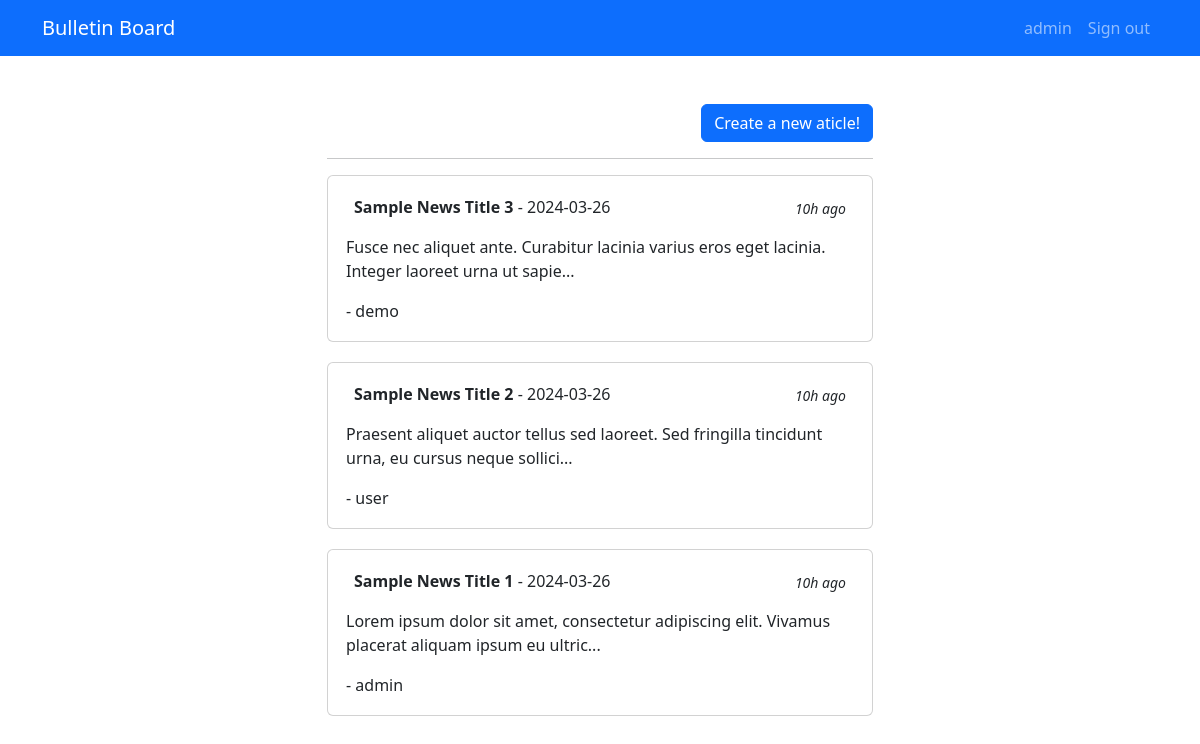
/dashboard.php (signed in), run on the app's committed database.
### tables this page shows
CREATE TABLE `news` (
  `id` int(10) NOT NULL AUTO_INCREMENT,
  `title` varchar(511) DEFAULT NULL,
  `body` mediumtext,
  `user_id` int(10) DEFAULT NULL,
  `created_at` datetime DEFAULT NULL,
  PRIMARY KEY (`id`)
);

CREATE TABLE `users` (
  `id` int(10) NOT NULL AUTO_INCREMENT,
  `username` varchar(511) DEFAULT NULL,
  `password` varchar(511) DEFAULT NULL,
  PRIMARY KEY (`id`)
);

### config/DBconnection.php (called while the page is built, shortened)
<?php
class DBConnection
{
    public static function connect()
    {
        $dbHost = $_ENV['DB_HOST'];
        $dbPort = $_ENV['DB_PORT'];
        $dbDatabase = $_ENV['DB_DATABASE'];
        $dbUsername = $_ENV['DB_USERNAME'];
        $dbPassword = $_ENV['DB_PASSWORD'];
        $dsn = "mysql:host=$dbHost;port=$dbPort;dbname=$dbDatabase";
        $pdo = new PDO($dsn, $dbUsername, $dbPassword);
        return $pdo;
    }
}

### app/src/Controllers/NewsController.php (called while the page is built, shortened)
<?php
class NewsController
{
  private $newsService;
  public function __construct()
  {
    $this->newsService = new NewsService();
  }
  public function getAllNews()
  {
      return $this->newsService->getAllNews();
  }
}

### app/src/Services/NewsService.php (called while the page is built, shortened)
<?php
class NewsService
{
    private $newsRepository;
    public function __construct()
    {
        $this->newsRepository = new NewsRepository();
    }
    public function getAllNews()
    {
        return $this->newsRepository->getAllNews();
    }
}

### app/src/Repositories/NewsRepository.php (called while the page is built, shortened)
<?php
class NewsRepository
{
    private $db;
    public function __construct()
    {
        $this->db = DBConnection::connect();
    }
    public function getAllNews()
    {
        $statement = $this->db->query("SELECT * FROM news ORDER BY id DESC");
        $news = $statement->fetchAll($this->db::FETCH_ASSOC);
        return $this->getTimeDiff($news);
    }
    public function getTimeDiff($news)
    {
        $currentTimestamp = time();
        foreach ($news as &$item) {
            $createdAtTimestamp = strtotime($item['created_at']);
            $minutesDifference = floor(($currentTimestamp - $createdAtTimestamp) / 60);
            if ($minutesDifference < 60) {
                $timeAgo = $minutesDifference . "min ago";
            } elseif ($minutesDifference < 1440) {
                $hours = floor($minutesDifference / 60);
                $timeAgo = $hours . "h ago";
            } else {
                $days = floor($minutesDifference / 1440);
                $timeAgo = $days . "d ago";
            }
            $item['time_difference'] = $timeAgo;
            $item['date_posted'] = date("Y-m-d", $createdAtTimestamp);
            $commentsStatement = $this->db->query("SELECT * FROM comments WHERE news_id = {$item['id']}");
            $comments = $commentsStatement->fetchAll($this->db::FETCH_ASSOC);
            $item['comments'] = $comments;
            $userAccount = $this->db->query("SELECT * FROM users WHERE id = {$item['user_id']}");
            $user = $userAccount->fetchAll($this->db::FETCH_ASSOC);
        }
        return $news;
    }
}

### dashboard.php (the view, shortened to what this page needs)
<?php
$username = $_SESSION["username"];
$news = new NewsController();
$allNews = $news->getAllNews();
function ellipsisText($text, $length) {
  if (strlen($text) > $length) {
      $text = substr($text, 0, $length - 3) . '...';
  }
  return $text;
}
?>
<!doctype html>
<html lang="en">
  <head>
    <link href="https://cdn.jsdelivr.net/npm/bootstrap@5.3.3/dist/css/bootstrap.min.css"
	  rel="stylesheet">
</head>
<body>
<nav class="navbar navbar-expand-lg navbar-dark bg-primary">
    <div class="container">
        <a class="navbar-brand" href="#">Bulletin Board</a>
        <div class="collapse navbar-collapse" id="navbarNav">
            <ul class="navbar-nav ms-auto">
                <li class="nav-item">
                    <a class="nav-link" href="#"><?= $username; ?></a>
                </li>
                <li class="nav-item">
                    <a class="nav-link" href="logout.php">Sign out</a>
                </li>
            </ul>
        </div>
    </div>
</nav>
<div class="container mt-5 mb-5">
  <div class="row d-flex align-items-center justify-content-center">
    <div class="col-md-6">
      <div class="d-grid gap-2 d-md-flex justify-content-md-end">
        <button class="btn btn-primary create-article" type="button" data-bs-toggle="modal" data-bs-target="#createModal">Create a new aticle!</button>
      </div>
      <hr>
      <?php foreach ($allNews as $news) : ?>
        <div class="card" data-bs-toggle="modal" data-bs-target="#viewModal" id="<?= $news['id']; ?>">
          <div class="d-flex justify-content-between p-2 px-3">
            <div class="d-flex flex-row align-items-center">
              <div class="d-flex flex-column ml-2"> <span class="font-weight-bold"><strong><?= $news['title']; ?></strong> - <?= $news['date_posted']; ?></span> </div>
            </div>
            <div class="d-flex flex-row mt-1 ellipsis">
              <small class="mr-2" data-toggle="tooltip" title="<?= $news['time_difference']; ?>"><i><?= $news['time_difference']; ?></i></small>
            </div>
          </div>
          <div class="p-2">
            <p class="text-justify">
              <?= ellipsisText($news['body'], 100); ?>
            </p>
            - <?=$news['user'][0]['username']; ?>
          </div>
        </div>
      <?php endforeach; ?>
      <br>
    </div>
  </div>
</div>
</body>
</html>

### dashboard.php (style rules this page uses)
.card { margin-bottom: 20px; padding: 10px; }

### data on the page
news: title "Sample News Title 3", date_posted "2024-03-26", time_difference "10h ago", body "Fusce nec aliquet ante. Curabitur lacinia varius eros eget lacinia. Integer laoreet urna ut sapie...", user.username "demo"
news: title "Sample News Title 2", date_posted "2024-03-26", time_difference "10h ago", body "Praesent aliquet auctor tellus sed laoreet. Sed fringilla tincidunt urna, eu cursus neque sollici...", user.username "user"
news: title "Sample News Title 1", date_posted "2024-03-26", time_difference "10h ago", body "Lorem ipsum dolor sit amet, consectetur adipiscing elit. Vivamus placerat aliquam ipsum eu ultric...", user.username "admin"

### other printed values
$username "admin"
